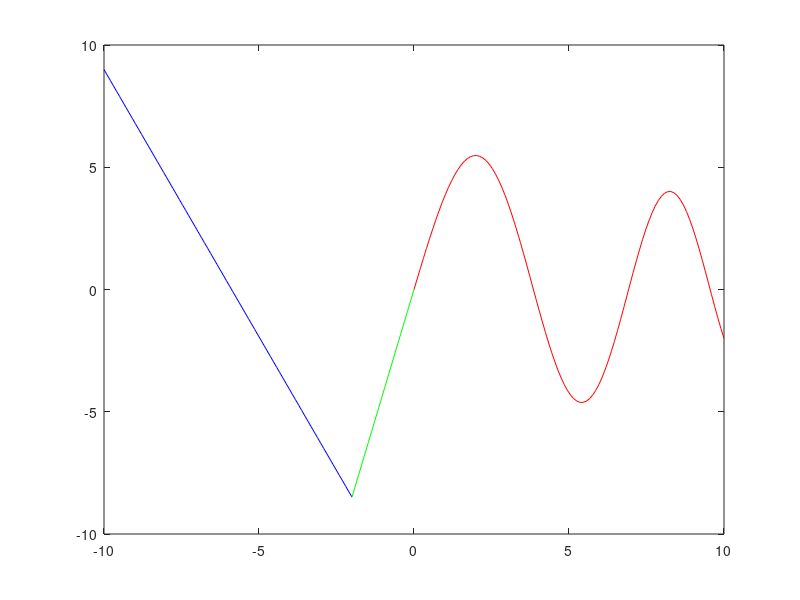

Write the MATLAB code that produced this figure.
x=linspace(-10,-2,80)
plot(x,-2.186*x-12.864,'b')
hold on
x=linspace(-2,0,20)
plot(x,4.246*x,'g')
x=linspace(0,10,100);
y1=10.*exp(-0.05.*x-0.5).*sin(0.03.*(x.^2)+0.7.*x)
plot(x,y1,'r')